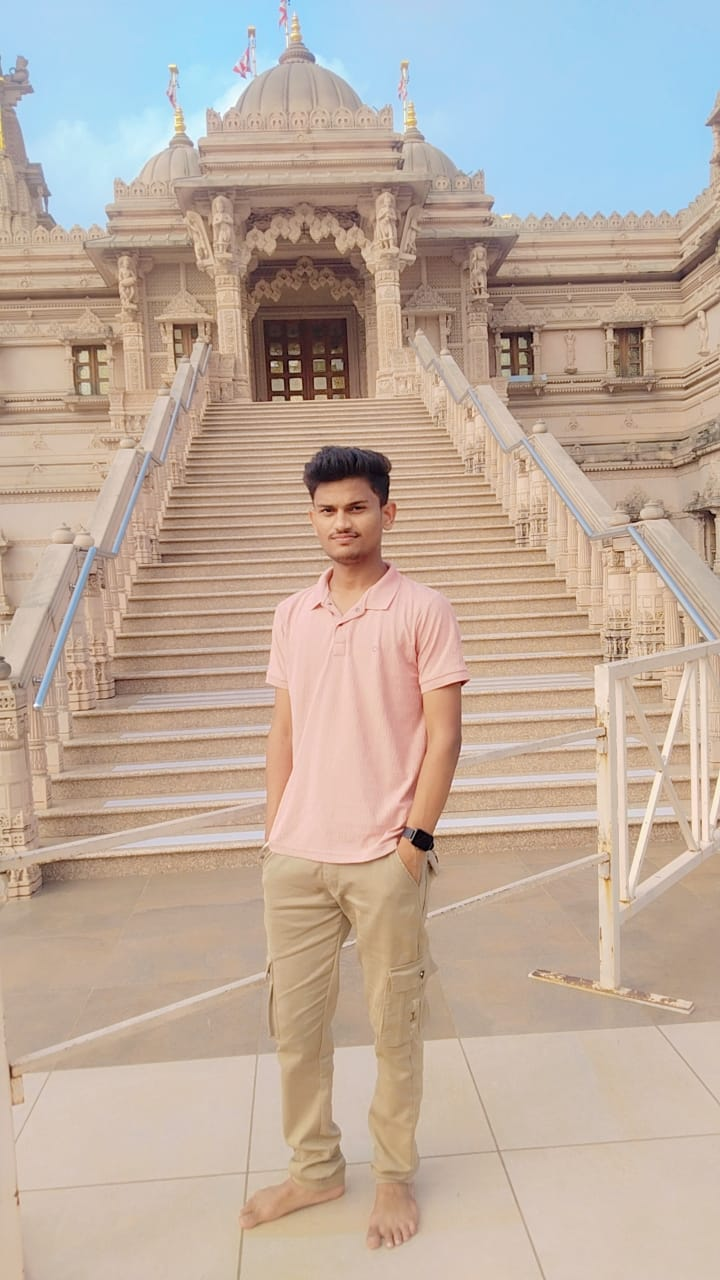
#> input picture Image Filtering/image.jpg, 720 x 1280 px, found by its file name
$ python croped.py
#> lines starting #> are read from the running program, lines starting #| are printed output that depends on the picture
import cv2

image = cv2.imread("image.jpg")
#> image is the input picture: shape (1280, 720, 3); mean B, G, R 158.4, 171.9, 189.3

if image is not None:
    print("loaded")
    croped = image[100:200 , 100:150]
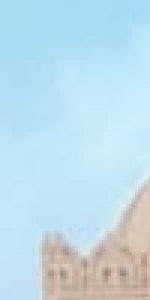
#> croped: shape (100, 50, 3) (shown 3 times larger); mean B, G, R 232.7, 220.6, 190.4
    cv2.imshow("Original",image)
    cv2.imshow("Croped",croped)
    cv2.waitKey(0)
    cv2.destroyAllWindows()
else:
    print("Error")
